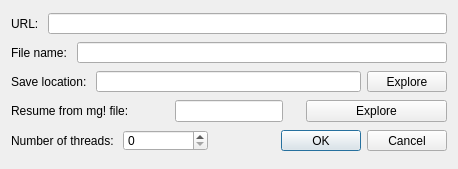
<?xml version="1.0" encoding="UTF-8"?>
<ui version="4.0">
 <class>NewTask</class>
 <widget class="QDialog" name="NewTask">
  <property name="geometry">
   <rect>
    <x>0</x>
    <y>0</y>
    <width>458</width>
    <height>169</height>
   </rect>
  </property>
  <property name="windowTitle">
   <string>NewTask</string>
  </property>
  <layout class="QGridLayout" name="gridLayout">
   <item row="2" column="0">
    <layout class="QHBoxLayout" name="horizontalLayout_3">
     <item>
      <widget class="QLabel" name="labelSaveLocation">
       <property name="text">
        <string>Save location: </string>
       </property>
      </widget>
     </item>
     <item>
      <widget class="QLineEdit" name="lineEditSaveLocation">
       <property name="maximumSize">
        <size>
         <width>16777215</width>
         <height>21</height>
        </size>
       </property>
      </widget>
     </item>
     <item>
      <widget class="QPushButton" name="pushButtonSetSaveLocation">
       <property name="maximumSize">
        <size>
         <width>16777215</width>
         <height>21</height>
        </size>
       </property>
       <property name="text">
        <string>Explore</string>
       </property>
      </widget>
     </item>
    </layout>
   </item>
   <item row="4" column="0">
    <layout class="QHBoxLayout" name="horizontalLayout_4">
     <item>
      <widget class="QLabel" name="labelThreadNum">
       <property name="text">
        <string>Number of threads: </string>
       </property>
      </widget>
     </item>
     <item>
      <widget class="QSpinBox" name="spinBoxThreadNum">
       <property name="minimumSize">
        <size>
         <width>85</width>
         <height>21</height>
        </size>
       </property>
       <property name="maximumSize">
        <size>
         <width>85</width>
         <height>21</height>
        </size>
       </property>
      </widget>
     </item>
     <item>
      <widget class="QDialogButtonBox" name="buttonBoxWhetherOk">
       <property name="maximumSize">
        <size>
         <width>16777215</width>
         <height>21</height>
        </size>
       </property>
       <property name="orientation">
        <enum>Qt::Horizontal</enum>
       </property>
       <property name="standardButtons">
        <set>QDialogButtonBox::Cancel|QDialogButtonBox::Ok</set>
       </property>
      </widget>
     </item>
    </layout>
   </item>
   <item row="0" column="0">
    <layout class="QHBoxLayout" name="horizontalLayout">
     <item>
      <widget class="QLabel" name="labelUrl">
       <property name="text">
        <string>URL: </string>
       </property>
      </widget>
     </item>
     <item>
      <widget class="QLineEdit" name="lineEditUrl">
       <property name="maximumSize">
        <size>
         <width>16777215</width>
         <height>21</height>
        </size>
       </property>
      </widget>
     </item>
    </layout>
   </item>
   <item row="1" column="0">
    <layout class="QHBoxLayout" name="horizontalLayout_2">
     <item>
      <widget class="QLabel" name="labelFileName">
       <property name="text">
        <string>File name: </string>
       </property>
      </widget>
     </item>
     <item>
      <widget class="QLineEdit" name="lineEditFileName">
       <property name="maximumSize">
        <size>
         <width>16777215</width>
         <height>21</height>
        </size>
       </property>
      </widget>
     </item>
    </layout>
   </item>
   <item row="3" column="0">
    <layout class="QHBoxLayout" name="horizontalLayout_5">
     <item>
      <widget class="QLabel" name="labelResumeFromTemp">
       <property name="text">
        <string>Resume from mg! file:</string>
       </property>
      </widget>
     </item>
     <item alignment="Qt::AlignHCenter">
      <widget class="QLineEdit" name="lineEditTempFilePath"/>
     </item>
     <item>
      <widget class="QPushButton" name="pushButtonSetTempFile">
       <property name="text">
        <string>Explore</string>
       </property>
      </widget>
     </item>
    </layout>
   </item>
  </layout>
 </widget>
 <resources/>
 <connections>
  <connection>
   <sender>buttonBoxWhetherOk</sender>
   <signal>accepted()</signal>
   <receiver>NewTask</receiver>
   <slot>accept()</slot>
   <hints>
    <hint type="sourcelabel">
     <x>248</x>
     <y>254</y>
    </hint>
    <hint type="destinationlabel">
     <x>157</x>
     <y>274</y>
    </hint>
   </hints>
  </connection>
  <connection>
   <sender>buttonBoxWhetherOk</sender>
   <signal>rejected()</signal>
   <receiver>NewTask</receiver>
   <slot>reject()</slot>
   <hints>
    <hint type="sourcelabel">
     <x>316</x>
     <y>260</y>
    </hint>
    <hint type="destinationlabel">
     <x>286</x>
     <y>274</y>
    </hint>
   </hints>
  </connection>
 </connections>
</ui>
